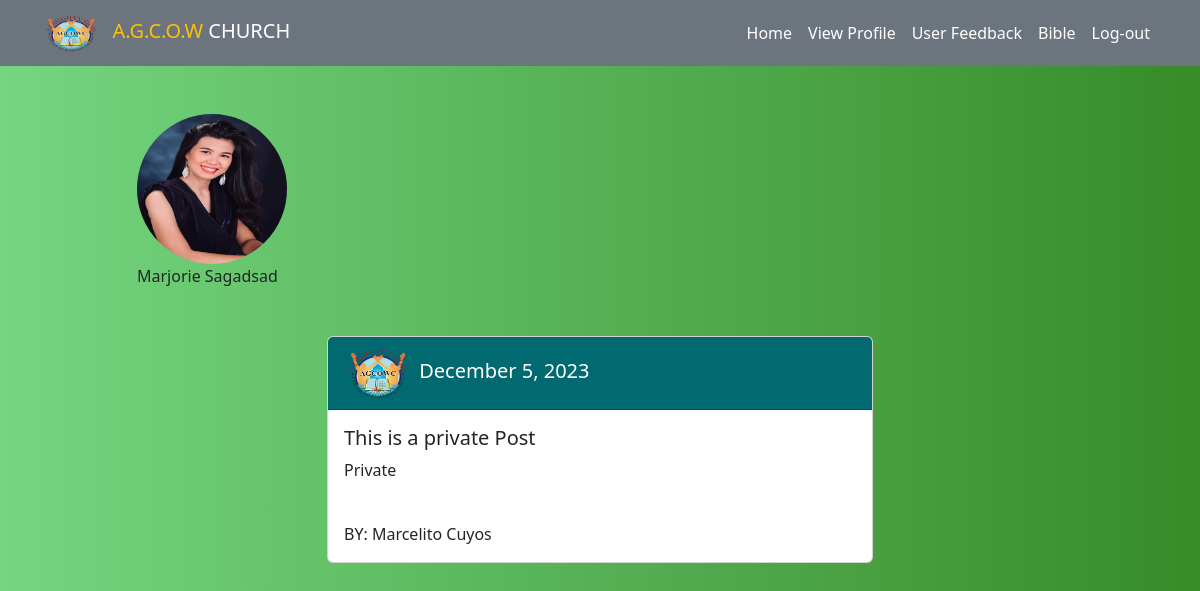
The page /home.php (signed in) on the database its author committed.
### tables this page shows
CREATE TABLE `users` (
  `user_id` int(11) NOT NULL,
  `user_fname` varchar(50) DEFAULT NULL,
  `user_lname` varchar(50) DEFAULT NULL,
  `user_birthday` date DEFAULT NULL,
  `user_gender` varchar(250) NOT NULL,
  `user_contactnum` varchar(11) DEFAULT NULL,
  `user_email` varchar(250) DEFAULT NULL,
  `user_username` varchar(100) NOT NULL,
  `user_pass` varchar(200) DEFAULT NULL,
  `profile_photo` varchar(250) DEFAULT NULL,
  `user_status` int(11) NOT NULL,
  `activity` int(11) NOT NULL
);

CREATE TABLE `post` (
  `post_id` int(11) NOT NULL,
  `user_title` varchar(250) NOT NULL,
  `user_post` varchar(500) NOT NULL,
  `post_date` datetime NOT NULL DEFAULT current_timestamp(),
  `post_options` int(11) NOT NULL,
  `id` int(11) DEFAULT NULL
);

CREATE TABLE `admin2` (
  `id` int(11) NOT NULL,
  `admin_fname` varchar(100) NOT NULL,
  `admin_lname` varchar(100) NOT NULL,
  `admin_contactnum` varchar(11) NOT NULL,
  `admin_email` varchar(100) NOT NULL,
  `admin_username` varchar(100) NOT NULL,
  `admin_password` varchar(100) NOT NULL
);

### home.php (the view, shortened to what this page needs)
<?php
include('conn.php');
try {
    $stmt = $conn->prepare("SELECT * FROM users WHERE user_id = :user_id");
    $stmt->bindParam(':user_id', $_SESSION['user']);
    $stmt->execute();
    $fetch = $stmt->fetch();
} catch (PDOException $e) {
    echo "Error: " . $e->getMessage();
    exit();
}
?>
<html lang="en">
<head>
    <link rel="stylesheet" href="assets/css/bootstrap.min.css">
	<link rel="stylesheet" href="https://cdn.jsdelivr.net/npm/bootstrap-icons@1.10.5/font/bootstrap-icons.css">
</head>
<body style="background-image: linear-gradient(to right, #74D680,#378B29) ">
<nav class="navbar navbar-expand-lg navbar-dark bg-secondary sticky-lg-top">
<div class="container">
	<a id="navbar-brandhome" class="navbar-brand" href="index.html"><Span class="text-warning"><img src="./pictures/agcow logo.png" width="60" height="40">&nbsp; A.G.C.O.W </Span>CHURCH</a>
	<div class="collapse navbar-collapse" id="navbarSupportedContent">
		<ul class="navbar-nav ms-auto mb-2 mb-lg-0">
			<li class="nav-item">
				<a class="nav-link active" aria-current="page" onclick="scrollToSection('home')" style="cursor:pointer">Home</a>
			</li>
			<li class="nav-item">
                <a class="nav-link active" aria-current="page" href="profile.php">View Profile</a>
            </li>
            <li class="nav-item">
                <a class="nav-link active" aria-current="page" href="feedback.php">User Feedback</a>
            </li>
			<li class="nav-item">
                <a class="nav-link active" aria-current="page" href="bible.php">Bible</a>
            </li>
			<li class="nav-item" id="applog">
				<a class="nav-link active" aria-current="page" @click="confirmLogout" style="cursor:pointer">Log-out</a>
			</li>
		</ul>
	</div>
</div>
</nav>
<div class="container">
    <div class="row">
        <div class="col col-xs-0 col-sm-1 col-md-1 col-lg-1"></div>
        <div class="col my-5">
            <img src="admin/upload/<?php echo $fetch["profile_photo"]?>" class="img- rounded-circle" width="150px" height="150px" alt="food">
                <br>
                <?php echo $fetch['user_fname']. "  " . $fetch['user_lname'];?>
        </div>
	</div
        <?php
		    require 'conn.php';
		    $sql = $conn->prepare ("SELECT  * FROM post INNER JOIN admin2 ON post.id = admin2.id");
		    $sql->execute();
	    ?>
        <?php
           if ($sql->rowCount() > 0) {
            while ($row = $sql->fetch()) {
            $postDate = date("F j, Y", strtotime($row['post_date']));
            if ($row['post_options'] >=2) {
	    ?>
		<div class="container">
            <div class="row">
                <div class="col-sm-1 col-md-1 col-lg-3"></div>
                    <div class="col-sm-10 col-md-10 col-lg-6">
                    <div class="card">
                    <h5 class="card-header text-white" style="background-color: 016A70;"><img src="./pictures/agcow logo.png" class="img1" alt="agcowc">
                    <?php echo $postDate; ?></h5>
                         <div class="card-body bg-muted">
                            <h5 class="card-title"><?php echo $row['user_title'] ;?></h5>
                            <p class="card-text"><?php echo htmlspecialchars($row['user_post']); ?></p>
                            <br>
                            <p class="card-text">BY: <?php echo $row['admin_fname']." ". $row['admin_lname'];?></p>
                        </div>
                    </div>
                </div>
                <div class="col-sm-1 col-md-1 col-lg-3"></div>
            </div>
            </div>
            <br>
            <?php
            }
    }
}
else {
    echo "<h5 class='text-center'>No Available Announcement.</h5>";
}
?>
</body>
</html>

### home.php (style rules this page uses)
.img1 { height: 7vh; background-repeat: no-repeat; background-size: cover; width: 70px; }

### rows shown on the page
users: profile_photo (picture), user_fname "Marjorie", user_lname "Sagadsad"
post: post_date "December 5, 2023", user_title "This is a private Post", user_post "Private", id.admin_fname "Marcelito", id.admin_lname "Cuyos"
